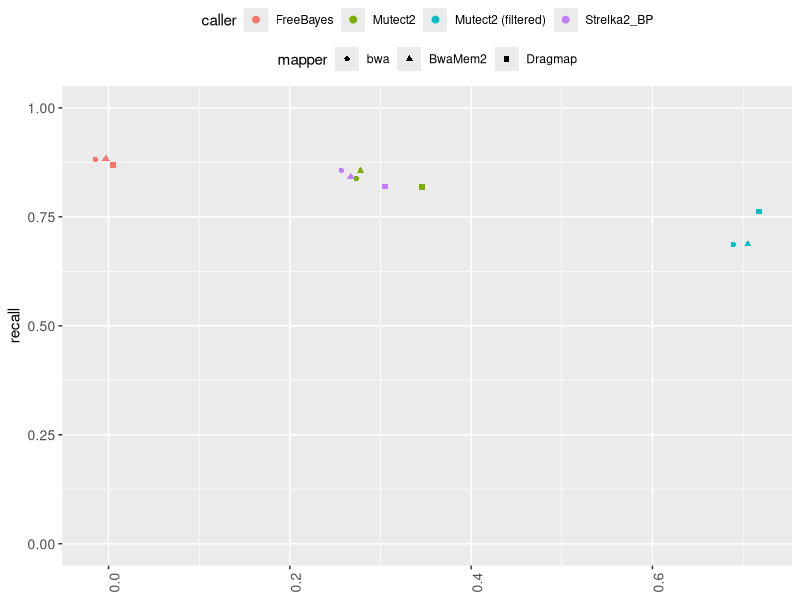
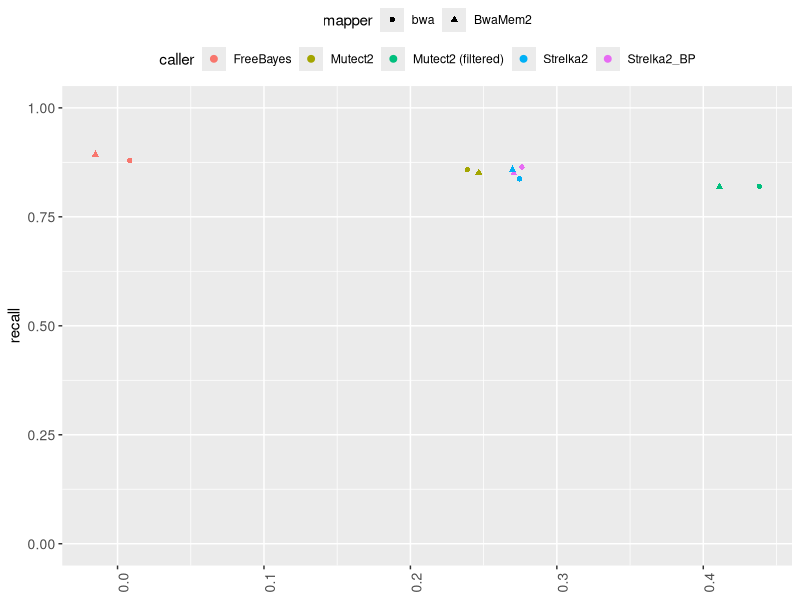
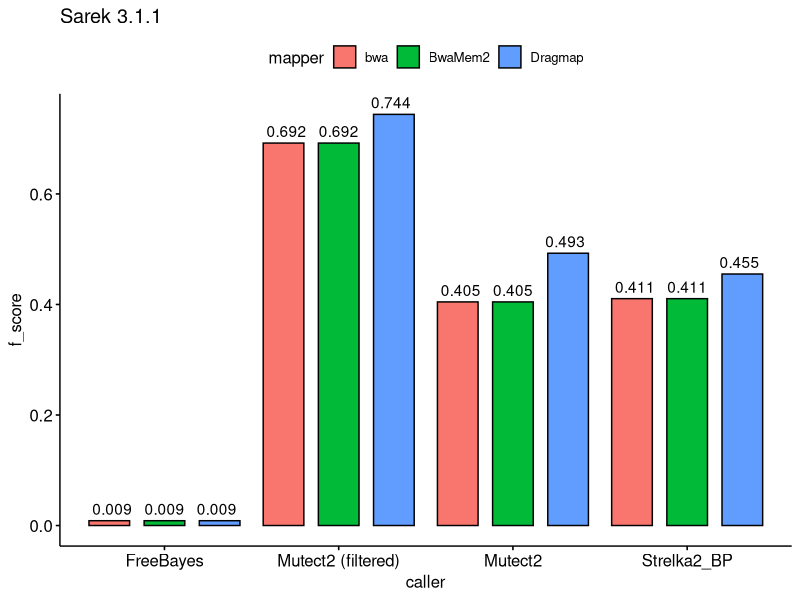
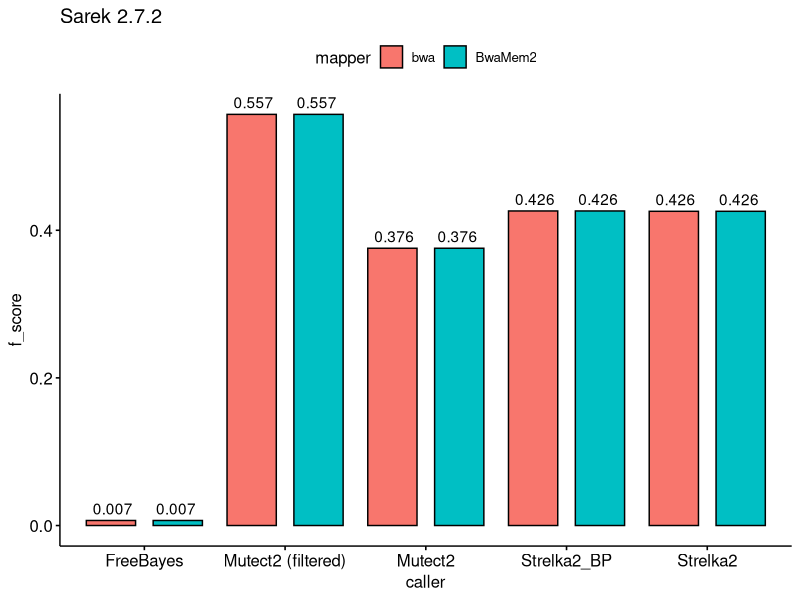
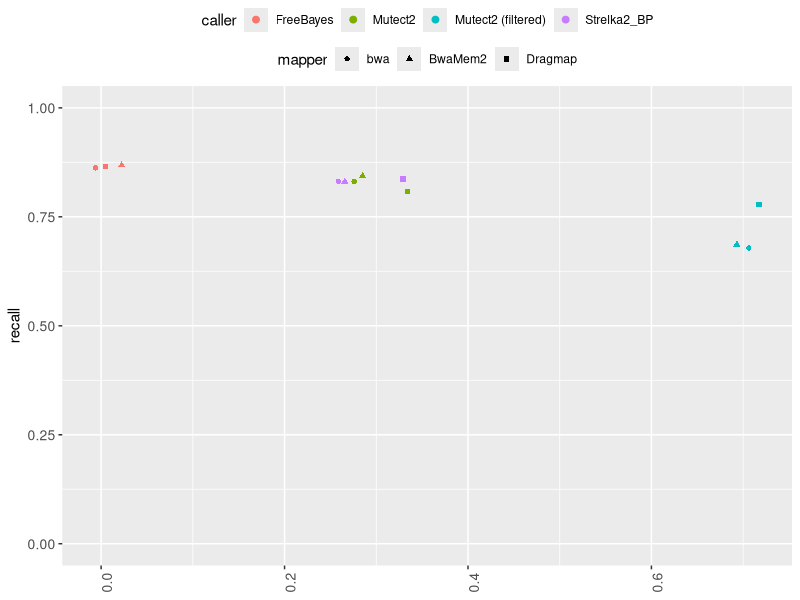
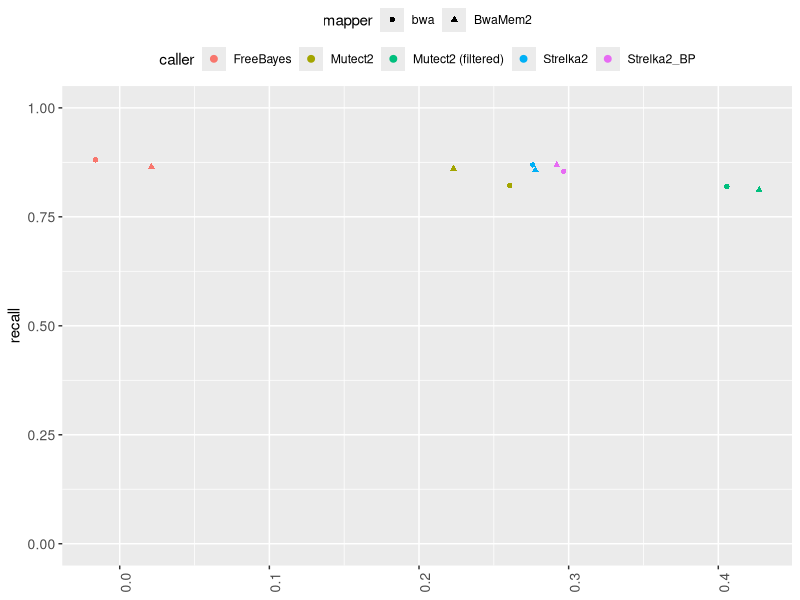
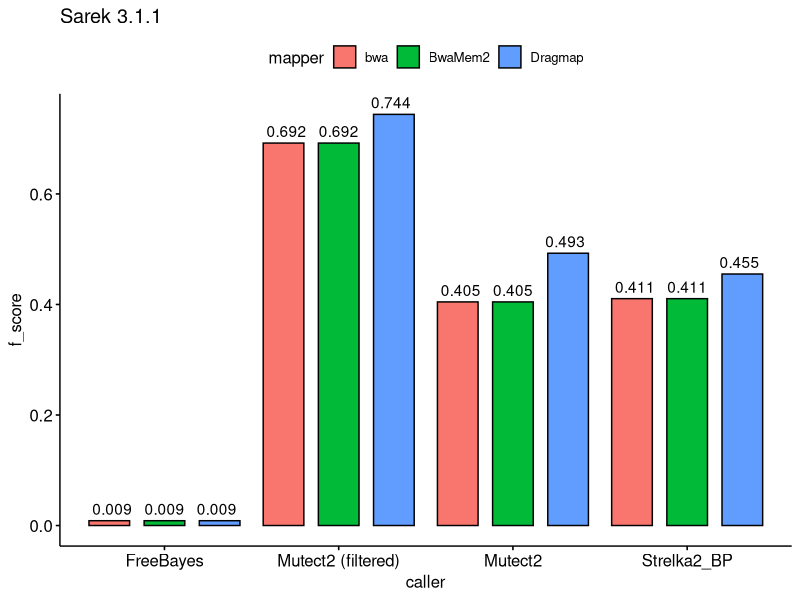
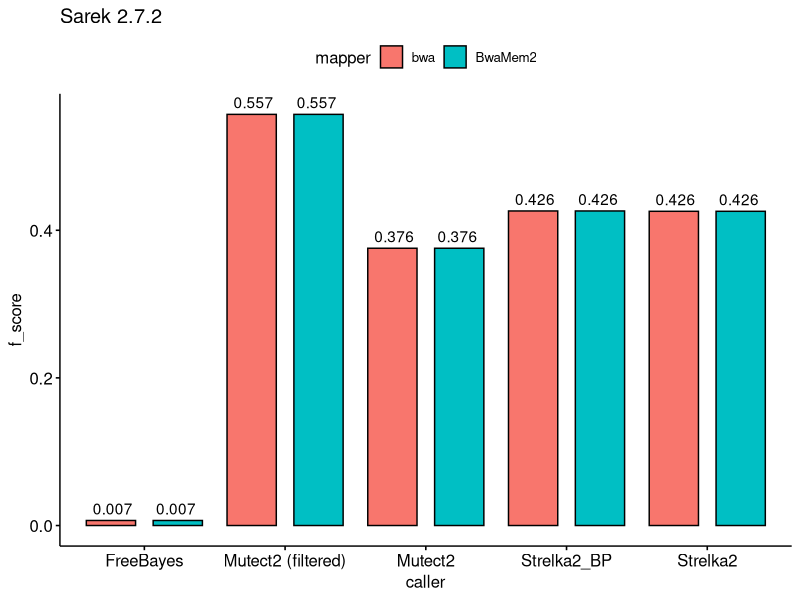

Recreate these plots in R, in order.
## ---- chunk 1
knitr::opts_chunk$set(echo = TRUE)
# Import all R libraries
library(dplyr)
library(patchwork)
library(forcats)
library(ggplot2)
library(cowplot)
library(knitr)
library(kableExtra)
library(ggpubr)
library(viridisLite)

theme_set(theme_gray())
results_folder <- "results/"
dir.create(results_folder)
## ---- chunk 2
data_30 <- read.table(file = "../data/functional/merged_30.csv", sep = ',', header = TRUE) %>%
        mutate('mapper' = case_when(
          grepl("dragmap", run) ~ "Dragmap",
          grepl("bwamem2", run) ~ "BwaMem2",
          grepl("bwa", run) ~ "bwa",
           TRUE ~ "other")) %>%
        mutate('caller' = case_when(
            grepl("strelka", run) ~ "Strelka2_BP",
            grepl("mutect2", run) & !grepl("filtered", run) ~ "Mutect2",
            grepl("mutect2_filtered", run) ~ "Mutect2 (filtered)",
            grepl("freebayes", run) ~ "FreeBayes",
             TRUE ~ "other")) %>%
      filter(type !='records') %>%
      mutate("f_score" = 2 * ((precision*recall)/(precision+recall)))

data_27 <- read.table(file = "../data/functional/merged_27.csv", sep = ',', header = TRUE) %>%
        mutate('mapper' = case_when(
          grepl("bwamem2", run) ~ "BwaMem2",
          grepl("bwa", run) ~ "bwa",
           TRUE ~ "other")) %>%
        mutate('caller' = case_when(
            grepl("strelka_", run)  ~ "Strelka2",
            grepl("strelkabp_", run)  ~ "Strelka2_BP",
            grepl("mutect2", run) & !grepl("filtered", run) ~ "Mutect2",
            grepl("mutect2_filtered", run) ~ "Mutect2 (filtered)",
            grepl("freebayes", run) ~ "FreeBayes",
             TRUE ~ "other")) %>%
      filter(type !='records') %>%
      mutate("f_score" = 2 * ((precision*recall)/(precision+recall)))
## ---- chunk 3

plot_scatter <- function (data, title) {
    ggplot(data, aes(precision,recall, color= caller, fill = caller, shape = mapper)) +
    geom_jitter(width= 0.02, height = 0.02) +
    scale_y_continuous(limits=seq(0,1))+
  # ggscatter(data , x = "precision", y = "recall", 
  #           color = "caller", fill = "caller", 
  #           shape ="mapper", size = 2, 
  #           title = title, ylim= c(0,1), xlim = c(0,1), 
  #           palette = "npg", position = position_jitter()) + 
    guides(colour = guide_legend(override.aes = list(size=2, alpha = 1))) +
    theme(axis.text.x = element_text(angle=90, hjust=1, size=10),
         axis.text.y = element_text(size=10),
         axis.title.x = element_blank(),
         legend.position="top",  legend.box="vertical", legend.margin=margin())
}


## ---- chunk 4
data_snvs_30 =  data_30 %>% filter(type !='indels')
plot_scatter(data_snvs_30, "Sarek 3.1.1")

data_snvs_27 =  data_27 %>% filter(type !='indels')
plot_scatter(data_snvs_27, "Sarek 2.7.2")
## ---- chunk 5

ggbarplot(data_snvs_30, x="caller", y = "f_score", fill = "mapper", position=position_dodge(), title = "Sarek 3.1.1")  +
   geom_text(aes(label = round(f_score,3), group = mapper), position = position_dodge(.9), vjust = -0.5)
ggbarplot(data_snvs_27, x="caller", y = "f_score", fill = "mapper", position=position_dodge(), title = "Sarek 2.7.2")  +
   geom_text(aes(label = round(f_score,3), group = mapper), position = position_dodge(.9), vjust = -0.5)
## ---- chunk 6
data_indels_30 =  data_30 %>% filter(type !='indels')
plot_scatter(data_indels_30, "Sarek 3.1.1")

data_indels_27 =  data_27 %>% filter(type !='indels')
plot_scatter(data_indels_27, "Sarek 2.7.1")
## ---- chunk 7

ggbarplot(data_indels_30, x="caller", y = "f_score", fill = "mapper", position=position_dodge(), title = "Sarek 3.1.1")  +
   geom_text(aes(label = round(f_score,3), group = mapper), position = position_dodge(.9), vjust = -0.5)
ggbarplot(data_indels_27, x="caller", y = "f_score", fill = "mapper", position=position_dodge(), title = "Sarek 2.7.2")  +
   geom_text(aes(label = round(f_score,3), group = mapper), position = position_dodge(.9), vjust = -0.5)
## ---- chunk 8
installed.packages()[names(sessionInfo()$otherPkgs), "Version"]
